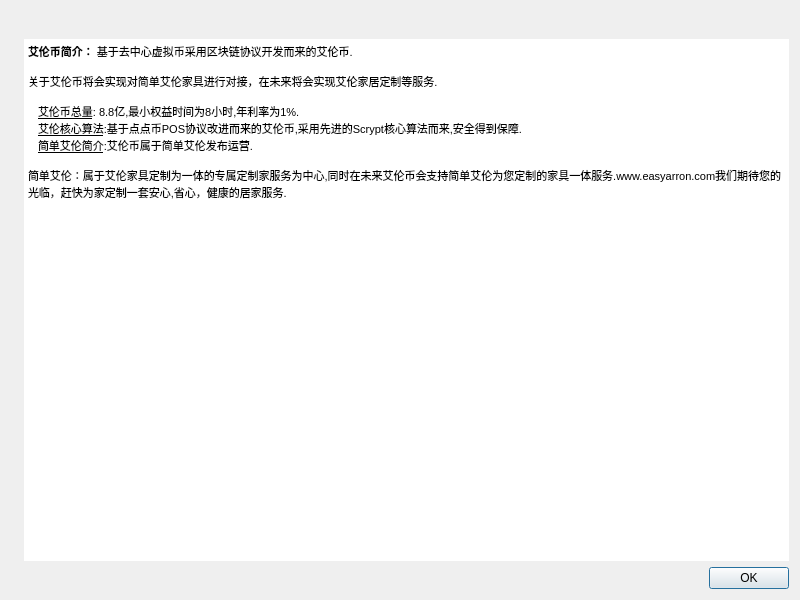
<?xml version="1.0" encoding="UTF-8"?>
<ui version="4.0">
 <class>PostDialog</class>
 <widget class="QDialog" name="PostDialog">
  <property name="geometry">
   <rect>
    <x>0</x>
    <y>0</y>
    <width>800</width>
    <height>600</height>
   </rect>
  </property>
  <property name="windowTitle">
   <string>艾伦币简介</string>
  </property>
  <layout class="QHBoxLayout" name="horizontalLayout_2">
   <item>
    <widget class="QLabel" name="label_4">
     <property name="sizePolicy">
      <sizepolicy hsizetype="Preferred" vsizetype="Ignored">
       <horstretch>0</horstretch>
       <verstretch>0</verstretch>
      </sizepolicy>
     </property>
     <property name="pixmap">
      <pixmap resource="../bitcoin.qrc">:/images/aboutBackground</pixmap>
     </property>
    </widget>
   </item>
   <item>
    <layout class="QVBoxLayout" name="verticalLayout_2">
     <item>
      <layout class="QHBoxLayout" name="horizontalLayout">
       <property name="leftMargin">
        <number>2</number>
       </property>
       <property name="bottomMargin">
        <number>8</number>
       </property>
       <item>
        <widget class="QLabel" name="postLabel">
         <property name="cursor">
          <cursorShape>IBeamCursor</cursorShape>
         </property>
         <property name="text">
          <string notr="true"/>
         </property>
         <property name="pixmap">
          <pixmap resource="../bitcoin.qrc">:/images/post</pixmap>
         </property>
         <property name="alignment">
          <set>Qt::AlignCenter</set>
         </property>
         <property name="textInteractionFlags">
          <set>Qt::LinksAccessibleByMouse|Qt::TextSelectableByKeyboard|Qt::TextSelectableByMouse</set>
         </property>
        </widget>
       </item>
      </layout>
     </item>
     <item>
      <widget class="QTextEdit" name="description">
       <property name="frameShape">
        <enum>QFrame::NoFrame</enum>
       </property>
       <property name="horizontalScrollBarPolicy">
        <enum>Qt::ScrollBarAlwaysOff</enum>
       </property>
       <property name="undoRedoEnabled">
        <bool>false</bool>
       </property>
       <property name="readOnly">
        <bool>true</bool>
       </property>
       <property name="html">
        <string>&lt;!DOCTYPE HTML PUBLIC &quot;-//W3C//DTD HTML 4.0//EN&quot; &quot;http://www.w3.org/TR/REC-html40/strict.dtd&quot;&gt;
&lt;html&gt;&lt;head&gt;&lt;meta name=&quot;qrichtext&quot; content=&quot;1&quot; /&gt;&lt;style type=&quot;text/css&quot;&gt;
p, li { white-space: pre-wrap; }
&lt;/style&gt;&lt;/head&gt;&lt;body style=&quot; font-family:'MS Shell Dlg 2'; font-size:8.25pt; font-weight:400; font-style:normal;&quot;&gt;
&lt;p style=&quot; margin-top:0px; margin-bottom:0px; margin-left:0px; margin-right:0px; -qt-block-indent:0; text-indent:0px;&quot;&gt;&lt;span style=&quot; font-weight:600;&quot;&gt;艾伦币简介：&lt;/span&gt; 基于去中心虚拟币采用区块链协议开发而来的艾伦币.&lt;br /&gt;&lt;br /&gt;关于艾伦币将会实现对简单艾伦家具进行对接，在未来将会实现艾伦家居定制等服务.&lt;br /&gt;&lt;/p&gt;
&lt;p style=&quot; margin-top:0px; margin-bottom:0px; margin-left:10px; margin-right:0px; -qt-block-indent:0; text-indent:0px;&quot;&gt;&lt;span style=&quot; text-decoration: underline;&quot;&gt;艾伦币总量&lt;/span&gt;: 8.8亿,最小权益时间为8小时,年利率为1%.&lt;/p&gt;
&lt;p style=&quot; margin-top:0px; margin-bottom:0px; margin-left:10px; margin-right:0px; -qt-block-indent:0; text-indent:0px;&quot;&gt;&lt;span style=&quot; text-decoration: underline;&quot;&gt;艾伦核心算法&lt;/span&gt;:基于点点币POS协议改进而来的艾伦币,采用先进的Scrypt核心算法而来,安全得到保障.&lt;/p&gt;
&lt;p style=&quot; margin-top:0px; margin-bottom:0px; margin-left:10px; margin-right:0px; -qt-block-indent:0; text-indent:0px;&quot;&gt;&lt;span style=&quot; text-decoration: underline;&quot;&gt;简单艾伦简介&lt;/span&gt;:艾伦币属于简单艾伦发布运营.&lt;br /&gt;&lt;/p&gt;
&lt;p style=&quot; margin-top:0px; margin-bottom:0px; margin-left:0px; margin-right:0px; -qt-block-indent:0; text-indent:0px;&quot;&gt;简单艾伦：属于艾伦家具定制为一体的专属定制家服务为中心,同时在未来艾伦币会支持简单艾伦为您定制的家具一体服务.www.easyarron.com我们期待您的光临，赶快为家定制一套安心,省心，健康的居家服务.&lt;/p&gt;&lt;/body&gt;&lt;/html&gt;</string>
       </property>
       <property name="cursorWidth">
        <number>1</number>
       </property>
       <property name="placeholderText">
        <string extracomment="This is the description of the change."/>
       </property>
      </widget>
     </item>
     <item>
      <widget class="QDialogButtonBox" name="buttonBox">
       <property name="orientation">
        <enum>Qt::Horizontal</enum>
       </property>
       <property name="standardButtons">
        <set>QDialogButtonBox::Ok</set>
       </property>
      </widget>
     </item>
    </layout>
   </item>
  </layout>
 </widget>
 <resources>
  <include location="../bitcoin.qrc"/>
 </resources>
 <connections>
  <connection>
   <sender>buttonBox</sender>
   <signal>rejected()</signal>
   <receiver>PostDialog</receiver>
   <slot>reject()</slot>
   <hints>
    <hint type="sourcelabel">
     <x>428</x>
     <y>308</y>
    </hint>
    <hint type="destinationlabel">
     <x>286</x>
     <y>274</y>
    </hint>
   </hints>
  </connection>
  <connection>
   <sender>buttonBox</sender>
   <signal>accepted()</signal>
   <receiver>PostDialog</receiver>
   <slot>accept()</slot>
   <hints>
    <hint type="sourcelabel">
     <x>360</x>
     <y>308</y>
    </hint>
    <hint type="destinationlabel">
     <x>157</x>
     <y>274</y>
    </hint>
   </hints>
  </connection>
 </connections>
</ui>
